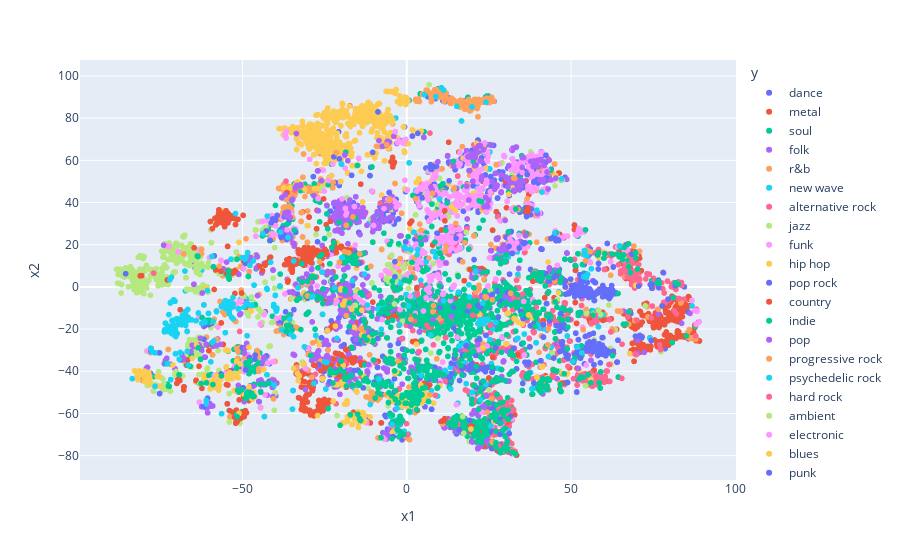

Notebook code for this chart:
### Code cell
model_name = 'GAT2'

n_heads = 1

lr = 6e-5

n_layers = 2
weight_decay = 1e-2
num_epochs = 50
model = GAT2(n_heads).to('cpu') # GraphSage(), FCL()
labels = torch.load('labels.pt') 
visualize(model(X.to('cpu'), A.to('cpu')), color = labels)

model.to('cuda')
X.to('cuda')
A.to('cuda')



train_loader = NeighborLoader(data, input_nodes = data.vtrain_mask, num_neighbors=[25]*n_layers, shuffle = True, batch_size = 512)
test_loader = NeighborLoader(data, input_nodes = data.val_mask, num_neighbors=[25]*n_layers, shuffle = False, batch_size = 512)

    

optimizer = torch.optim.Adam(model.parameters(), lr = lr, weight_decay = weight_decay)
scheduler=lr_scheduler.CosineAnnealingLR(optimizer, T_max=num_epochs, eta_min= 0, last_epoch= -1, verbose=True)
loss = torch.nn.TripletMarginLoss(margin=0.2)
path =  './models/GATSY.pt'#'./models/best_gat_random.pt'
trainer = Trainer(model.to(device), optimizer, scheduler, loss, num_epochs, mode, path, first)
accuracy = trainer.train()  # This cell make the training start.

### Figure 1 — Plotly figure (JSON) as saved in the notebook; plotly's stock layout.template omitted (floating-point values rounded to 4 significant figures; data arrays with more than 128 entries replaced by an {"elided": "..."} marker saying what was removed)
{"data": [{"hovertemplate": "y=dance<br>x1=%{x}<br>x2=%{y}<extra></extra>", "legendgroup": "dance", "marker": {"color": "#636efa", "symbol": "circle"}, "mode": "markers", "name": "dance", "showlegend": true, "type": "scattergl", "x": {"elided": "428 float values"}, "xaxis": "x", "y": {"elided": "428 float values"}, "yaxis": "y"}, {"hovertemplate": "y=metal<br>x1=%{x}<br>x2=%{y}<extra></extra>", "legendgroup": "metal", "marker": {"color": "#EF553B", "symbol": "circle"}, "mode": "markers", "name": "metal", "showlegend": true, "type": "scattergl", "x": {"elided": "535 float values"}, "xaxis": "x", "y": {"elided": "535 float values"}, "yaxis": "y"}, {"hovertemplate": "y=soul<br>x1=%{x}<br>x2=%{y}<extra></extra>", "legendgroup": "soul", "marker": {"color": "#00cc96", "symbol": "circle"}, "mode": "markers", "name": "soul", "showlegend": true, "type": "scattergl", "x": {"elided": "328 float values"}, "xaxis": "x", "y": {"elided": "328 float values"}, "yaxis": "y"}, {"hovertemplate": "y=folk<br>x1=%{x}<br>x2=%{y}<extra></extra>", "legendgroup": "folk", "marker": {"color": "#ab63fa", "symbol": "circle"}, "mode": "markers", "name": "folk", "showlegend": true, "type": "scattergl", "x": {"elided": "567 float values"}, "xaxis": "x", "y": {"elided": "567 float values"}, "yaxis": "y"}, {"hovertemplate": "y=r&b<br>x1=%{x}<br>x2=%{y}<extra></extra>", "legendgroup": "r&b", "marker": {"color": "#FFA15A", "symbol": "circle"}, "mode": "markers", "name": "r&b", "showlegend": true, "type": "scattergl", "x": {"elided": "469 float values"}, "xaxis": "x", "y": {"elided": "469 float values"}, "yaxis": "y"}, {"hovertemplate": "y=new wave<br>x1=%{x}<br>x2=%{y}<extra></extra>", "legendgroup": "new wave", "marker": {"color": "#19d3f3", "symbol": "circle"}, "mode": "markers", "name": "new wave", "showlegend": true, "type": "scattergl", "x": {"elided": "168 float values"}, "xaxis": "x", "y": {"elided": "168 float values"}, "yaxis": "y"}, {"hovertemplate": "y=alternative rock<br>x1=%{x}<br>x2=%{y}<extra></extra>", "legendgroup": "alternative rock", "marker": {"color": "#FF6692", "symbol": "circle"}, "mode": "markers", "name": "alternative rock", "showlegend": true, "type": "scattergl", "x": {"elided": "688 float values"}, "xaxis": "x", "y": {"elided": "688 float values"}, "yaxis": "y"}, {"hovertemplate": "y=jazz<br>x1=%{x}<br>x2=%{y}<extra></extra>", "legendgroup": "jazz", "marker": {"color": "#B6E880", "symbol": "circle"}, "mode": "markers", "name": "jazz", "showlegend": true, "type": "scattergl", "x": {"elided": "808 float values"}, "xaxis": "x", "y": {"elided": "808 float values"}, "yaxis": "y"}, {"hovertemplate": "y=funk<br>x1=%{x}<br>x2=%{y}<extra></extra>", "legendgroup": "funk", "marker": {"color": "#FF97FF", "symbol": "circle"}, "mode": "markers", "name": "funk", "showlegend": true, "type": "scattergl", "x": {"elided": "165 float values"}, "xaxis": "x", "y": {"elided": "165 float values"}, "yaxis": "y"}, {"hovertemplate": "y=hip hop<br>x1=%{x}<br>x2=%{y}<extra></extra>", "legendgroup": "hip hop", "marker": {"color": "#FECB52", "symbol": "circle"}, "mode": "markers", "name": "hip hop", "showlegend": true, "type": "scattergl", "x": {"elided": "790 float values"}, "xaxis": "x", "y": {"elided": "790 float values"}, "yaxis": "y"}, {"hovertemplate": "y=pop rock<br>x1=%{x}<br>x2=%{y}<extra></extra>", "legendgroup": "pop rock", "marker": {"color": "#636efa", "symbol": "circle"}, "mode": "markers", "name": "pop rock", "showlegend": true, "type": "scattergl", "x": {"elided": "487 float values"}, "xaxis": "x", "y": {"elided": "487 float values"}, "yaxis": "y"}, {"hovertemplate": "y=country<br>x1=%{x}<br>x2=%{y}<extra></extra>", "legendgroup": "country", "marker": {"color": "#EF553B", "symbol": "circle"}, "mode": "markers", "name": "country", "showlegend": true, "type": "scattergl", "x": {"elided": "396 float values"}, "xaxis": "x", "y": {"elided": "396 float values"}, "yaxis": "y"}, {"hovertemplate": "y=indie<br>x1=%{x}<br>x2=%{y}<extra></extra>", "legendgroup": "indie", "marker": {"color": "#00cc96", "symbol": "circle"}, "mode": "markers", "name": "indie", "showlegend": true, "type": "scattergl", "x": {"elided": "856 float values"}, "xaxis": "x", "y": {"elided": "856 float values"}, "yaxis": "y"}, {"hovertemplate": "y=pop<br>x1=%{x}<br>x2=%{y}<extra></extra>", "legendgroup": "pop", "marker": {"color": "#ab63fa", "symbol": "circle"}, "mode": "markers", "name": "pop", "showlegend": true, "type": "scattergl", "x": {"elided": "629 float values"}, "xaxis": "x", "y": {"elided": "629 float values"}, "yaxis": "y"}, {"hovertemplate": "y=progressive rock<br>x1=%{x}<br>x2=%{y}<extra></extra>", "legendgroup": "progressive rock", "marker": {"color": "#FFA15A", "symbol": "circle"}, "mode": "markers", "name": "progressive rock", "showlegend": true, "type": "scattergl", "x": {"elided": "186 float values"}, "xaxis": "x", "y": {"elided": "186 float values"}, "yaxis": "y"}, {"hovertemplate": "y=psychedelic rock<br>x1=%{x}<br>x2=%{y}<extra></extra>", "legendgroup": "psychedelic rock", "marker": {"color": "#19d3f3", "symbol": "circle"}, "mode": "markers", "name": "psychedelic rock", "showlegend": true, "type": "scattergl", "x": [19.1, -2.665, -4.625, 21.65, -8.861, 45.29, -0.7625, 58.75, -8.645, 54.09, 30.86, -3.571, -38.05, -0.7216, -34.45, -54.6, -36.85, 25.33, 25.76, -2.868, 2.189, 27.02, 19.83, 58.35, 40.11, 40.21, -0.1007, -2.598, 7.405, -24.39, -5.049, 21.77, -34.77, 33.82, 25.77, 16.02, 15.88, 33.96, -3.149, 56.86, 2.494, 2.642, -2.88, -34.79, 11.2, 43.91, 1.036, -16.49, -18.4, 22.06, -0.9017, 23.64, 0.5302, 44.09, 0.9718, 13.53, 22.58, -0.2381, 22.31, 22.77, -0.9991, 39.38, 59.78, 25.35, -1.326, 16.17, 58.65, -4.729, -2.244, 11.65, 8.537, -3.427, -55.17, 26.09, 39.76, -35.25, -2.066, -40.28, 17.38, 24.56, -2.152, -48.43, 56.8, -0.2114, 24.06, -24.97, 33.49, 22.11, -15.49, -8.23, 25.31, 57.12, -5.054, 30.32, 23.83, 44.46, 15.53, 1.827, -6.73, -2.905, 22.62, -2.091, -36.55, -36.83, 35.79, 58.36, -3.0, 21.54, -1.518, -0.3716, -15.62, -72.41, 18.01, 31.98, -1.616, 10.0, 24.87, -1.238, -41.61, 22.9, -15.62, -0.5669, -2.068, 14.22, 23.49], "xaxis": "x", "y": [-4.812, -67.43, 14.99, -17.42, -10.45, 25.45, -69.77, -12.68, -10.46, -13.13, -68.18, 3.538, -20.29, -68.36, -23.65, 6.302, -18.14, -43.62, -36.44, -57.42, -4.742, -16.89, -53.23, -18.93, -19.13, -19.47, -3.638, -64.92, 3.271, -35.8, -60.64, -17.41, -57.93, -24.36, -36.34, -28.1, -28.08, 49.49, -63.14, -11.48, -3.397, -57.7, -57.45, -57.95, -6.646, -28.66, -59.51, 2.947, -46.63, -17.44, -69.77, -15.42, -9.017, -31.98, -59.07, -1.129, -15.73, -70.11, -15.62, -15.59, -69.68, -26.51, -13.14, 67.37, -69.26, -28.0, -13.91, -60.97, -64.85, -39.61, 16.53, -68.45, 6.388, -19.83, -18.29, -22.3, 1.937, -46.54, -27.11, -15.23, -64.2, 16.27, -11.46, -70.05, -46.24, -35.62, -24.68, -17.83, -49.06, -10.23, 63.98, -12.05, -61.27, 13.52, -15.56, -31.9, -55.14, -15.2, -9.897, -63.42, -15.6, 2.154, -20.33, -21.28, -22.37, -18.91, -57.58, 46.82, -57.01, 3.964, -48.69, -13.16, -26.43, 48.34, -69.21, 20.11, -16.14, -68.94, -45.72, -15.69, -48.66, -69.94, -54.42, 46.04, -17.12], "yaxis": "y"}, {"hovertemplate": "y=hard rock<br>x1=%{x}<br>x2=%{y}<extra></extra>", "legendgroup": "hard rock", "marker": {"color": "#FF6692", "symbol": "circle"}, "mode": "markers", "name": "hard rock", "showlegend": true, "type": "scattergl", "x": {"elided": "363 float values"}, "xaxis": "x", "y": {"elided": "363 float values"}, "yaxis": "y"}, {"hovertemplate": "y=ambient<br>x1=%{x}<br>x2=%{y}<extra></extra>", "legendgroup": "ambient", "marker": {"color": "#B6E880", "symbol": "circle"}, "mode": "markers", "name": "ambient", "showlegend": true, "type": "scattergl", "x": {"elided": "161 float values"}, "xaxis": "x", "y": {"elided": "161 float values"}, "yaxis": "y"}, {"hovertemplate": "y=electronic<br>x1=%{x}<br>x2=%{y}<extra></extra>", "legendgroup": "electronic", "marker": {"color": "#FF97FF", "symbol": "circle"}, "mode": "markers", "name": "electronic", "showlegend": true, "type": "scattergl", "x": {"elided": "679 float values"}, "xaxis": "x", "y": {"elided": "679 float values"}, "yaxis": "y"}, {"hovertemplate": "y=blues<br>x1=%{x}<br>x2=%{y}<extra></extra>", "legendgroup": "blues", "marker": {"color": "#FECB52", "symbol": "circle"}, "mode": "markers", "name": "blues", "showlegend": true, "type": "scattergl", "x": {"elided": "379 float values"}, "xaxis": "x", "y": {"elided": "379 float values"}, "yaxis": "y"}, {"hovertemplate": "y=punk<br>x1=%{x}<br>x2=%{y}<extra></extra>", "legendgroup": "punk", "marker": {"color": "#636efa", "symbol": "circle"}, "mode": "markers", "name": "punk", "showlegend": true, "type": "scattergl", "x": {"elided": "500 float values"}, "xaxis": "x", "y": {"elided": "500 float values"}, "yaxis": "y"}, {"hovertemplate": "y=latin<br>x1=%{x}<br>x2=%{y}<extra></extra>", "legendgroup": "latin", "marker": {"color": "#EF553B", "symbol": "circle"}, "mode": "markers", "name": "latin", "showlegend": true, "type": "scattergl", "x": {"elided": "278 float values"}, "xaxis": "x", "y": {"elided": "278 float values"}, "yaxis": "y"}, {"hovertemplate": "y=rock<br>x1=%{x}<br>x2=%{y}<extra></extra>", "legendgroup": "rock", "marker": {"color": "#00cc96", "symbol": "circle"}, "mode": "markers", "name": "rock", "showlegend": true, "type": "scattergl", "x": {"elided": "644 float values"}, "xaxis": "x", "y": {"elided": "644 float values"}, "yaxis": "y"}, {"hovertemplate": "y=house<br>x1=%{x}<br>x2=%{y}<extra></extra>", "legendgroup": "house", "marker": {"color": "#ab63fa", "symbol": "circle"}, "mode": "markers", "name": "house", "showlegend": true, "type": "scattergl", "x": {"elided": "154 float values"}, "xaxis": "x", "y": {"elided": "154 float values"}, "yaxis": "y"}, {"hovertemplate": "y=reggae<br>x1=%{x}<br>x2=%{y}<extra></extra>", "legendgroup": "reggae", "marker": {"color": "#FFA15A", "symbol": "circle"}, "mode": "markers", "name": "reggae", "showlegend": true, "type": "scattergl", "x": {"elided": "208 float values"}, "xaxis": "x", "y": {"elided": "208 float values"}, "yaxis": "y"}, {"hovertemplate": "y=classical<br>x1=%{x}<br>x2=%{y}<extra></extra>", "legendgroup": "classical", "marker": {"color": "#19d3f3", "symbol": "circle"}, "mode": "markers", "name": "classical", "showlegend": true, "type": "scattergl", "x": {"elided": "270 float values"}, "xaxis": "x", "y": {"elided": "270 float values"}, "yaxis": "y"}], "layout": {"legend": {"title": {"text": "y"}, "tracegroupgap": 0}, "margin": {"t": 60}, "xaxis": {"anchor": "y", "domain": [0, 1], "title": {"text": "x1"}}, "yaxis": {"anchor": "x", "domain": [0, 1], "title": {"text": "x2"}}}}
